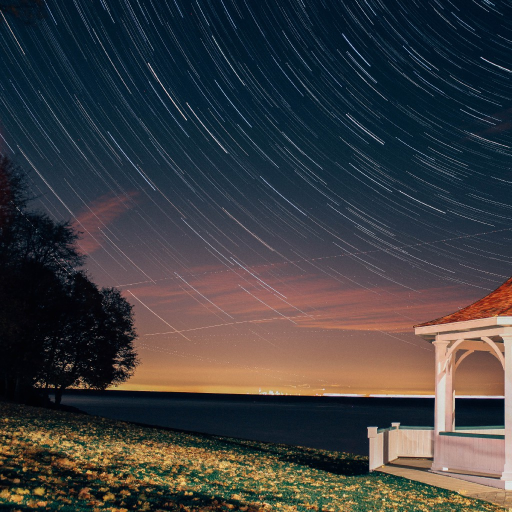
#> input picture images/cover/099902.jpg, 1024 x 1024 px (shown at 1/2 size)
$ jupyter execute show_intermediate_emb1.ipynb
#> lines starting #> are read from the running program, lines starting #| are printed output that depends on the picture
[cell 1]
from matplotlib import pyplot as plt
import numpy as np
from PIL import Image
import pywt
import evaluation

[cell 2]
fig, axes = plt.subplots(nrows=1, ncols=2, figsize=(12, 6))
im = Image.open('images/cover/099902.jpg').convert('L')
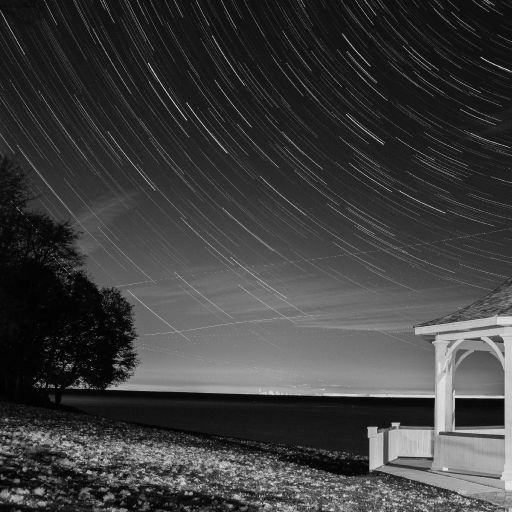
#> im: PIL image 1024x1024 L (shown at 1/2 size); min 0, max 251, mean 61.3
cover = np.array(im)  # 2D array
secret = np.array(Image.open('images/secret/test.jpg').convert('L'))
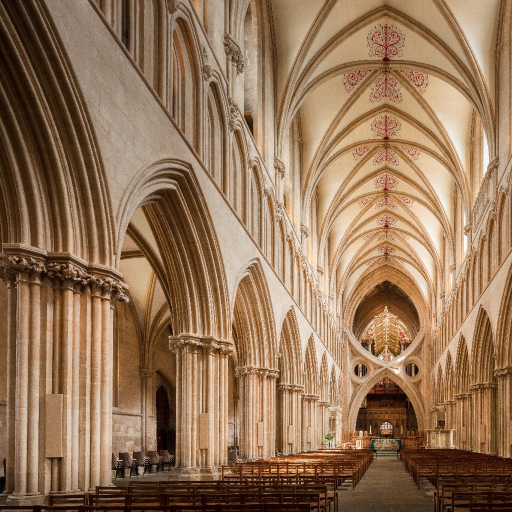
#> input picture images/secret/test.jpg, 1024 x 1024 px (shown at 1/2 size)
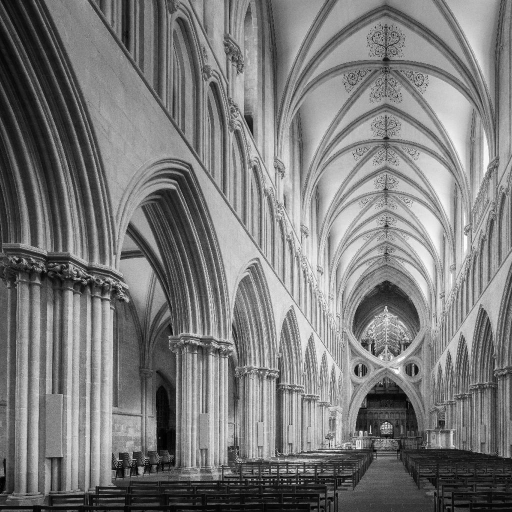
#> secret: shape (1024, 1024) (shown at 1/2 size); min 0, max 255, mean 122.5

cover = cover / 255
secret = secret / 255

axes[0].imshow(cover*255, cmap='gray', vmin=0, vmax=255)
axes[1].imshow(secret*255, cmap='gray', vmin=0, vmax=255)

plt.show()

[cell 3]
alpha = 0.01
wavelet = 'db1'

from scipy.stats import ortho_group  # Requires version 0.18 of scipy
m = ortho_group.rvs(dim=1024)
print(m.shape)

fig, axes = plt.subplots(nrows=1, ncols=2, figsize=(12, 6))
qc, rc = np.linalg.qr(cover)
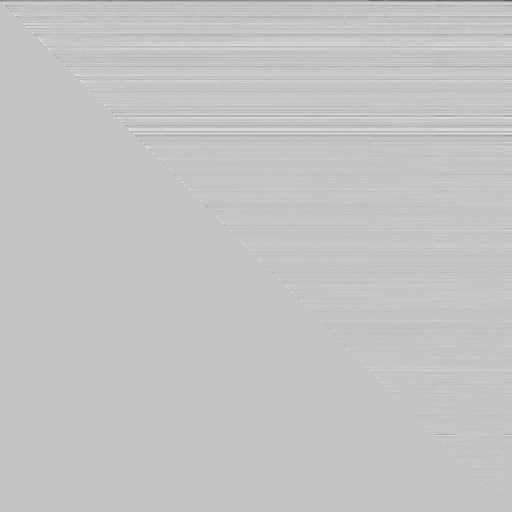
#> rc: shape (1024, 1024) float64 (shown at 1/2 size); min -8.83, max 2.64, mean 0.000462; drawn with min black and max white
qs, rs = np.linalg.qr(secret)
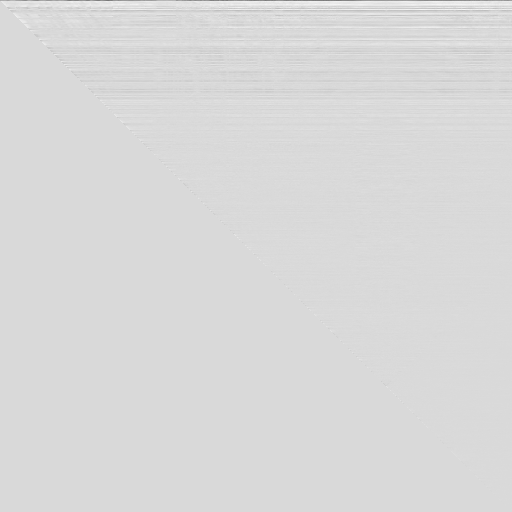
#> rs: shape (1024, 1024) float64 (shown at 1/2 size); min -18.89, max 3.25, mean -0.0123; drawn with min black and max white

ts = m @ secret

axes[0].imshow(rc*255, cmap='gray', vmin=0, vmax=255)
axes[1].imshow(ts*255, cmap='gray', vmin=0, vmax=255)

[cell 4]
fig, axes = plt.subplots(nrows=1, ncols=2, figsize=(12, 6))
axes[0].imshow(qs*25500, cmap='gray', vmin=0, vmax=255)

[cell 5]
r_combined = rc + (alpha * ts)
stego = qc @ r_combined

fig, axes = plt.subplots(nrows=1, ncols=2, figsize=(12, 6))
axes[0].imshow(r_combined*255, cmap='gray', vmin=0, vmax=255)
axes[1].imshow(stego*255, cmap='gray', vmin=0, vmax=255)
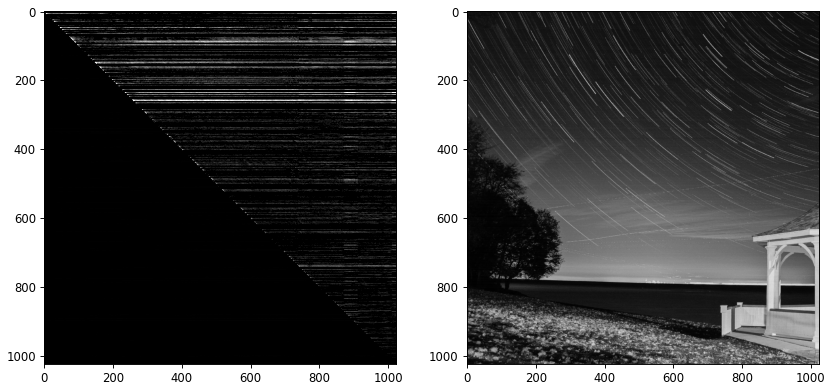
#> figure drawn by matplotlib, 2 panels

[cell 6]
fig, axes = plt.subplots(nrows=1, ncols=2, figsize=(12, 6))
r1 = qc.T @ stego
ts_extracted = (r1 - rc) / alpha
recovered = m.T @ ts_extracted
axes[0].imshow(np.uint8(ts_extracted*255), cmap='gray', vmin=0, vmax=255)
axes[0].set_title('Extracted')
axes[1].imshow(np.uint8(recovered*255), cmap='gray', vmin=0, vmax=255)
axes[1].set_title('Recovered')

[cell 7]
fig, axes = plt.subplots(nrows=1, ncols=2, figsize=(12, 6))
r1 = qc.T @ stego
ts_extracted = (r1 - rc) / alpha
recovered = m.T @ ts_extracted
axes[0].imshow(np.uint8(r1*255), cmap='gray', vmin=0, vmax=255)
axes[0].set_title('Extracted')
axes[1].imshow(np.uint8(recovered*255), cmap='gray', vmin=0, vmax=255)
axes[1].set_title('Recovered')
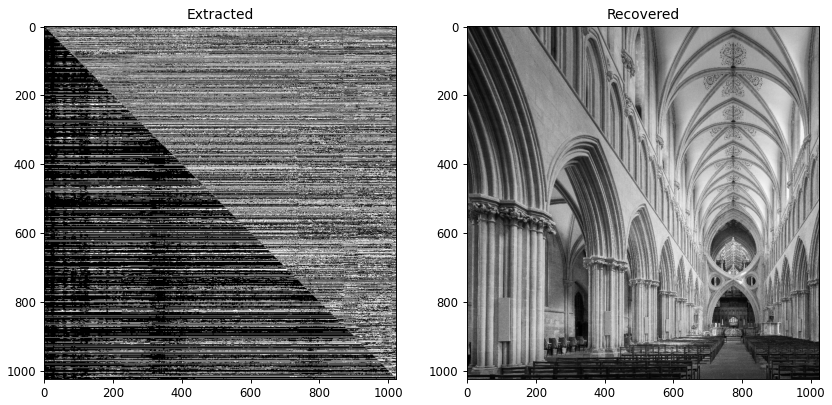
#> figure drawn by matplotlib, 2 panels

[cell 8]
fig, axes = plt.subplots(nrows=1, ncols=2, figsize=(12, 6))
qsi, rsi = np.linalg.qr(stego)
r_extracted = (rsi - rc) / alpha
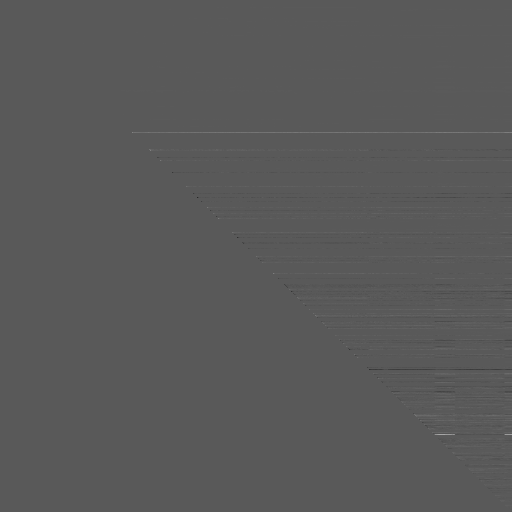
#> r_extracted: shape (1024, 1024) float64 (shown at 1/2 size); min -353.2, max 650.1, mean 0.1; drawn with min black and max white
recovered = m @ r_extracted
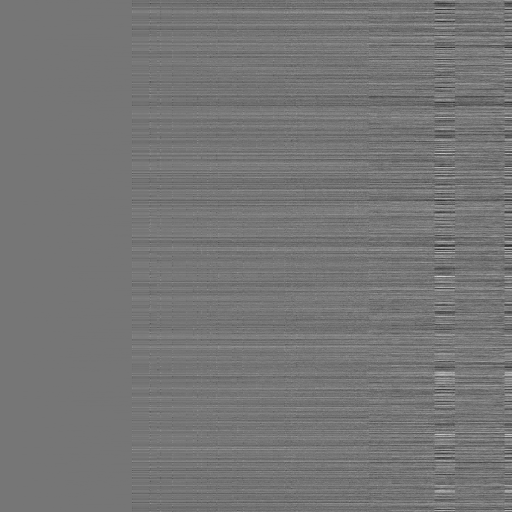
#> recovered: shape (1024, 1024) float64 (shown at 1/2 size); min -88.53, max 102.6, mean 0; drawn with min black and max white
axes[0].imshow(np.uint8(r_extracted*255), cmap='gray', vmin=0, vmax=255)
axes[0].set_title('Extracted')
axes[1].imshow(np.uint8(recovered*255), cmap='gray', vmin=0, vmax=255)
axes[1].set_title('Recovered')
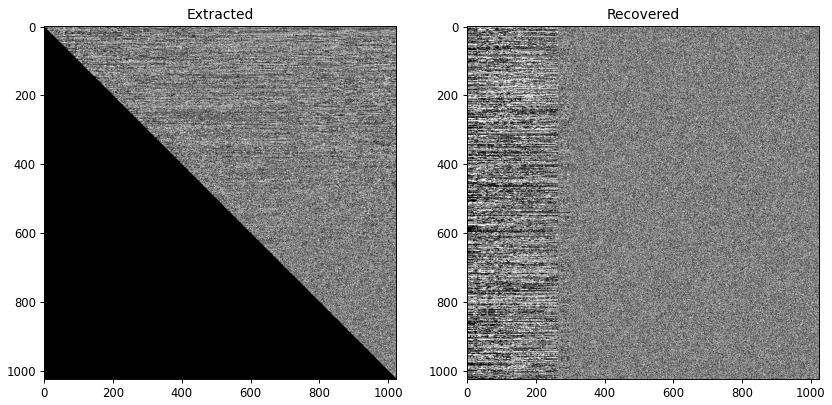
#> figure drawn by matplotlib, 2 panels
